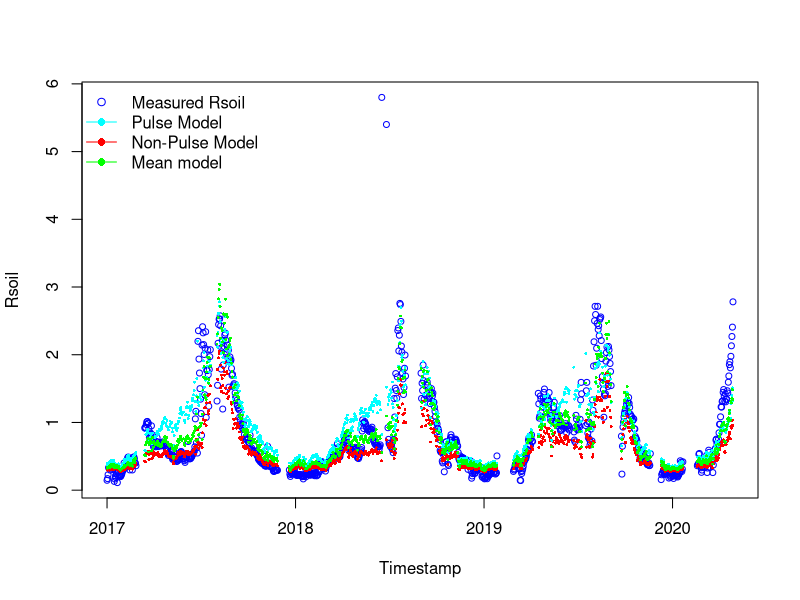
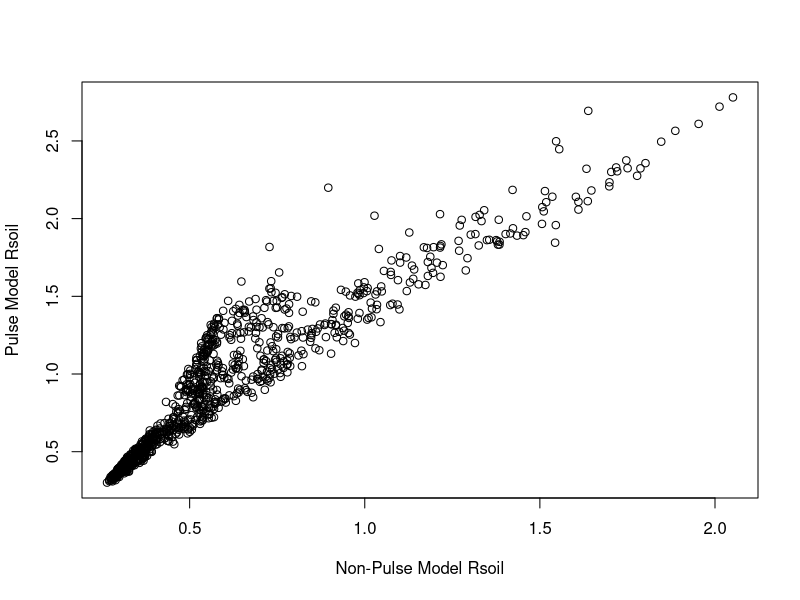

The R source for these figures, in order: (Note: this script raises an error after producing the figures.)
# 18-05-2024
# Anastasia Makhnykina

library(dplyr)
library(tidyr)
library(tidyverse)
library(lubridate)
library(ggplot2)
library(units)
library(stats)
library(grDevices)
library(readr)
library(minpack.lm)
library(ggpubr)

# Open new files 
summary_Cham <- read.csv("data/All summary chamber.csv")
Pulse_Cham <- read.csv("data/Pulse sum chamber.csv")
NonPulse_Cham <- read.csv("data/NonPulse sum chamber.csv")

# Make sure in the Date format
NonPulse_Cham$date <- as.Date(NonPulse_Cham$date)
Pulse_Cham$date <- as.Date(Pulse_Cham$date)
summary_Cham$date <- as.Date(summary_Cham$date)

# CHECK COLUMN NAMES AND DATA TYPES
str(NonPulse_Cham)
str(Pulse_Cham)
str(summary_Cham)

###### Pulse time model ###########################
###################################################

# Assign variables
Pulse_Cham <- na.omit(Pulse_Cham)

meanSWC_P =Pulse_Cham$meanSWC
meanST_P = Pulse_Cham$meanTsoil
meanGPP_P = Pulse_Cham$meanGPP
GPPmax_P = max(Pulse_Cham$meanGPP, na.rm=TRUE)

# Fit model
Param_model4_P <- nls(meanRsoil ~ Fref*((meanGPP_P/GPPmax_P +n)/1+n) *(1-c4*(0.1-meanSWC_P)^2)*exp(b4*meanST_P), 
                      data = Pulse_Cham,
                      start = list(Fref=0.75,  c4=56.54, b4=0.04, n=0.84),
                      control = nls.control(maxiter = 1000, minFactor = 0.01)
)
Summary_Model4_P = summary(Param_model4_P)

# Pulse parameters 
#Parameters:
        # Estimate Std. Error t value Pr(>|t|)    
# Fref  0.446910   0.060229   7.420 7.49e-13 ***
# c4    -1.058658   0.764587  -1.385    0.167    
# b4     0.044799   0.003433  13.049  < 2e-16 ***
#  n     0.298964   0.035638   8.389 9.29e-16 ***

FrefP = 0.446910 
SMoptP =0.125 
c4P = -1.058658   
b4P = 0.044799
nP= 0.298964

####### Non-Pulse model ###################
###########################################

# Assign variables
NonPulse_Cham <- na.omit(NonPulse_Cham)

meanSWC_NP <- NonPulse_Cham$meanSWC
meanST_NP <- NonPulse_Cham$meanTsoil
meanGPP_NP <- NonPulse_Cham$meanGPP
GPPmax_NP <- max(NonPulse_Cham$meanGPP)

# Fit model
Param_model4_NP <- nls(meanRsoil ~ Fref*((meanGPP_NP/GPPmax_NP +n)/1+n) *
                         (1-c4*(0.1-meanSWC_NP)^2)*exp(b4*meanST_NP), 
                       data = NonPulse_Cham,
                       start = list(Fref=0.75, c4=56.54, b4=0.04, n=0.84),
                       control = nls.control(maxiter = 1000, minFactor = 0.01)
)
Summary_Model4_NP = summary(Param_model4_NP)

#Parameters:
#        Estimate Std. Error t value Pr(>|t|)    
# Fref   0.743454   0.035530  20.924   <2e-16 ***
#  c4   -1.668911   0.845241  -1.974   0.0488 *  
#  b4    0.023544   0.001437  16.383   <2e-16 ***
#  n     0.160941   0.007160  22.479   <2e-16 ***


# NON_Pulse parameters
FrefNP = 0.743454
SMoptNP =0.125 
c4NP = -1.668911  
b4NP = 0.023544
nNP=  0.160941

############### All time model #################################
################################################################

complete.cases(summary_Cham)

# Setting up drivers for all time

summary_Cham <- na.omit (summary_Cham)

All_meanSWC = summary_Cham$meanSWC
All_meanST = summary_Cham$meanTsoil
All_meanGPP = summary_Cham$meanGPP
All_GPPmax = max(summary_Cham$meanGPP, na.rm = TRUE)

Param_model4_All <- nls(meanRsoil ~ Fref*((All_meanGPP/All_GPPmax +n)/1+n) *(1-c4*(0.1-All_meanSWC)^2)*exp(b4*All_meanST), 
                        data = summary_Cham,
                        start = list(Fref=0.75,  c4=56.54, b4=0.04, n=0.84),
                        control = nls.control(maxiter = 1000, minFactor = 0.01)
)
Summary_Model4_All = summary(Param_model4_All)

#Parameters:
#       Estimate Std. Error t value Pr(>|t|)    
# Fref  0.916427   0.062004  14.780   <2e-16 ***
# c4   -0.244660   0.542270  -0.451    0.652    
# b4    0.031851   0.001996  15.960   <2e-16 ***
# n     0.137391   0.007402  18.561   <2e-16 ***


# All-time parameters
FrefAll = 0.916427
SMoptAll =0.125 
c4All = -0.244660   
b4All = 0.031851
nAll= 0.137391



#run model for full time series based on non-pulse time parameters
ALL_model4_NP = FrefNP*((All_meanGPP/All_GPPmax +nNP)/1+nNP) *(1-c4NP*(SMoptNP-All_meanSWC)^2)*exp(b4NP*All_meanST)
#run model for full time series based on pulse time parameters
All_model4_P = FrefP*((All_meanGPP/All_GPPmax +nP)/1+nP) *(1-c4P*(SMoptP-All_meanSWC)^2)*exp(b4P*All_meanST)
#run all time model
All_model4 = FrefAll*((All_meanGPP/All_GPPmax +nAll)/1+nAll) *(1-c4All*(SMoptAll-All_meanSWC)^2)*exp(b4All*All_meanST)

# Plot the RECO time series
plot(summary_Cham$date, summary_Cham$meanRsoil, type = "p", col = "blue", xlab = "Timestamp", ylab = "Rsoil", cex = 0.8)

# Add the model output time series to the plot - CORRECT FIGURE
points(summary_Cham$date, ALL_model4_NP, col = "red", pch = 16, cex = 0.4)
points(summary_Cham$date, All_model4_P, col = "cyan", pch = 16, cex = 0.4, alpha=0.5)
points(summary_Cham$date, All_model4, col = "green", pch = 16, cex = 0.4, alpha=0.5)

# create the legend
legend(x = "topleft",
       legend = c("Measured Rsoil", "Pulse Model", "Non-Pulse Model", "Mean model"),
       pch = c(1, 16, 16,16),
       col = c("blue", "cyan", "red","green"),
       lty = c(NA, 1, 1,1),
       bty = "n")


plot(ALL_model4_NP,All_model4_P, xlab = "Non-Pulse Model Rsoil", ylab = "Pulse Model Rsoil")

# calculate RMSE
rmse_NP <- sqrt(mean((ALL_model4_NP - summary_Cham$meanRsoil)^2, na.rm = TRUE))
rmse_P <- sqrt(mean((All_model4_P - summary_Cham$meanRsoil)^2, na.rm = TRUE))
# calculate MAPE
mape_NP <- mean(abs(ALL_model4_NP - summary_Cham$meanRsoil) / summary_Cham$meanRsoil, na.rm = TRUE) * 100
mape_P <- mean(abs(All_model4_P - summary_Cham$meanRsoil) / summary_Cham$meanRsoil, na.rm = TRUE) * 100
# calculate R-squared
r_squared_NP <- cor(ALL_model4_NP, summary_Cham$meanRsoil, use = "complete.obs")^2
r_squared_P <- cor(All_model4_P, summary_Cham$meanRsoil, use = "complete.obs")^2


# Create df with all measured and modelled fluxes
Rsoil_df <- summary_Cham %>%
  select(date, meanRsoil, max_pulse_duration, )

Rsoil_df$PulseM <- All_model4_P
Rsoil_df$NonPulseM <- ALL_model4_NP
Rsoil_df$MeanM <- All_model4

Rsoil1 <- Rsoil_df %>%
  select (date, meanRsoil, max_pulse_duration, PulseM, NonPulseM, MeanM) %>%
  mutate(case_when(max_pulse_duration == 0 ~ NonPulseM,
                   max_pulse_duration == 8 ~ PulseM,
                   max_pulse_duration == 14 ~ PulseM,
                   max_pulse_duration == 20 ~ PulseM))

Rsoil1$threshold15 <- Rsoil15$Rsoil_Combined

plot(Rsoil1$date, Rsoil1$meanRsoil, type = "p", col = "blue", xlab = "Year", 
     ylab =  "Rsoil, µmol m-2 s-1", cex = 0.8,
     ylim = c(0,4))

points(Rsoil1$date, Rsoil1$`case_when(...)`, col="green", pch = 16, cex = 0.4, alpha=0.5)
points(Rsoil1$date, Rsoil1$MeanM, col="red", pch = 16, cex = 0.4, alpha=0.5)
  points(Rsoil1$date, Rsoil1$threshold15, col="cyan", pch = 16, cex = 0.4, alpha=0.5)


# create the legend
legend(x = "topleft",
       legend = c("Measured Rsoil", "P-NP model", "Mean model", "15% model"),
       pch = c(1, 16),
       col = c("blue", "green", "red", "cyan"),
       lty = c(NA, 1),
       bty = "n")

Rsoil_df$Rsoil_Combined <- Rsoil1$`case_when(...)`

Rsoil_df %>%
  na.omit() %>%
  ggplot(aes(x=date))+
  geom_point(aes(y = meanRsoil),shape=20, color = "blue", size = 2)+
  geom_point(aes(y=Rsoil_Combined),shape=1, size = 1, color = "green")+
  theme_classic()+
  theme(text = element_text(size = 15))+
  ylab(~paste("Rsoil, ", mu, "mol m"^-2,"s"^-1))+
  xlab("Timestamp")+
  ylim(0,4)


Rsoil_df %>%
  ggplot(aes(x=meanRsoil, y = Rsoil_Combined))+
  geom_point(shape=1)+
  theme_classic()+
  theme(text = element_text(size = 15))+
  stat_regline_equation(aes(label = paste(..eq.label..,..rr.label.., sep = "~~~~")))+
  stat_smooth(method = "lm",formula = y ~ x ,size = 1)+
  ylab(~paste("Modelled Rsoil, ", mu, "mol m"^-2,"s"^-1))+
  xlab(~paste("Measured Rsoil, ", mu, "mol m"^-2,"s"^-1))+
  #ggtitle('Non-pulse time')+
  ylim(0,4)+
  xlim(0,4)

# statistics for Combined model
rmse_CombMod <- sqrt(sum((Rsoil_df$Rsoil_Combined - Rsoil_df$meanRsoil)^2, na.rm=TRUE)/nrow(Rsoil_df))

# calculate MAPE -  Mean absolute percent error
mape_CombMod <- mean(abs((Rsoil_df$Rsoil_Combined - Rsoil_df$meanRsoil) / Rsoil_df$meanRsoil), na.rm=TRUE) * 100

# calculate R-squared
r_squared_CombMod <- cor(Rsoil_df$Rsoil_Combined, Rsoil_df$meanRsoil, use = "complete.obs")^2

### statistics for Mean model
rmse_MeanMod <- sqrt(sum((Rsoil_df$MeanM - Rsoil_df$meanRsoil)^2, na.rm=TRUE)/nrow(Rsoil_df))

# calculate MAPE -  Mean absolute percent error
mape_MeanMod <- mean(abs((Rsoil_df$MeanM - Rsoil_df$meanRsoil) / Rsoil_df$meanRsoil), na.rm=TRUE) * 100

# calculate R-squared
r_squared_MeanMod <- cor(Rsoil_df$MeanM, Rsoil_df$meanRsoil, use = "complete.obs")^2



###### Calculate cumulative flux for - Mean model, Including Pulse and non-pulse together and measured fluxes ######
####################################################################################################################

### Create df with just fluxes #####

Rsoildf_new <- Rsoil_df %>%
  na.omit() %>%
  select (date, meanRsoil, MeanM, Rsoil_Combined)

Rsoildf_new$culMeasured <- ave(Rsoildf_new$meanRsoil, FUN = cumsum)  
Rsoildf_new$culMeanMod <- ave(Rsoildf_new$MeanM, FUN = cumsum)  
Rsoildf_new$culCombined <- ave(Rsoildf_new$Rsoil_Combined, FUN = cumsum)  

Rsoildf_new$cumRsoil15 <- Rsoildf_new15$culModelled

plot(Rsoildf_new$date,Rsoildf_new$culMeasured,  type = "l", col = "blue", xlab = "Year", 
     ylab =  "Cumulative Rsoil", cex = 0.8)
lines(Rsoildf_new$date, Rsoildf_new$culMeanMod, type = "l", col = "red")
lines(Rsoildf_new$date, Rsoildf_new$culCombined, type = "l", col = "green")
lines(Rsoildf_new$date, Rsoildf_new$cumRsoil15, type = "l", col = "cyan")

legend(x = "topleft",
       legend = c("Measured Rsoil", "Mean model", "P-NP model", "15% model" ),
       pch = c(1, 16, 16, 16),
       col = c("blue", "red", "green", "cyan"),
       lty = c(NA, 1,1),
       bty = "n")



sum(Rsoildf_new$meanRsoil)
sum(Rsoildf_new$MeanM)
sum(Rsoildf_new$Rsoil_Combined)

######### Difference Rsoil Measured - Modelled 
Rsoildf_new$diffMean <- Rsoildf_new$culMeasured - Rsoildf_new$culMeanMod
Rsoildf_new$diffComb <- Rsoildf_new$culMeasured - Rsoildf_new$culCombined

Rsoildf_new$diff15M <- Rsoildf_new15$diffComb



plot(Rsoildf_new$date,Rsoildf_new$diffComb,  type = "l", col = "blue", xlab = "Year", 
     ylab =  "Difference from measured Rsoil", #cex = 0.8,
     ylim = c(-60,80)
     )
lines(Rsoildf_new$date, Rsoildf_new$diffMean, type = "l", col = "red")
lines(Rsoildf_new$date, Rsoildf_new$diff15M, type = "l", col = "cyan")


legend(x = "topleft",
       legend = c("P-NP model difference", "Mean model difference", "15% model difference"),
       pch = c(1, 16, 16, 16),
       col = c("blue", "red", "cyan"),
       lty = c(NA, 1, 1, 1),
       bty = "n")


Rsoildf_new %>%
  ggplot(aes(x=date))+ 
  geom_line(aes(y = diffMean, col = 'diffMean'))+
  geom_line(aes(y = diffComb, col = 'diffComb'))+
  theme_classic()+
  theme(text = element_text(size = 15))+
  #stat_regline_equation(aes(label = paste(..eq.label..,..rr.label.., sep = "~~~~")))+
  #stat_smooth(method = "lm",formula = y ~ x ,size = 1)+
  ylab(~paste("Modelled Rsoil, ", mu, "mol m"^-2,"s"^-1))+
  xlab('Year')
  #ggtitle('Non-pulse time')+
  #ylim(0,4)+
  #xlim(0,4)


Rsoildf_new$diffMeanV <- Rsoildf_new$meanRsoil - Rsoildf_new$MeanM
Rsoildf_new$diffCombV <- Rsoildf_new$meanRsoil - Rsoildf_new$Rsoil_Combined

Rsoildf_new$diff15Meas <- Rsoildf_new15$diffCombV

plot(Rsoildf_new$date,Rsoildf_new$diffCombV,  type = "l", col = "blue", xlab = "Year", 
     ylab =  "Difference from measured Rsoil", #cex = 0.8,
     ylim = c(-3,6)
)
lines(Rsoildf_new$date, Rsoildf_new$diffMeanV, type = "l", col = "red")
lines(Rsoildf_new$date, Rsoildf_new$diff15Meas, type = "l", col = "cyan")

legend(x = "topleft",
       legend = c( "P-NP model difference", "Mean model difference", "15% model difference"),
       pch = c(1, 16, 16, 16),
       col = c("blue", "red", "cyan"),
       lty = c(NA, 1, 1, 1),
       bty = "n")


##### Find model parameters for each year ######################
################################################################

# NP-model
NonPulse_Cham$year <- substr(NonPulse_Cham$date, 1,4)
NonPulse_Cham$year <- as.numeric(as.character(NonPulse_Cham$year))

yearID1 <- unique(NonPulse_Cham$year)

start1 <- list(FrefNP=0.75, c4=56.54, b4=0.04, n=0.84)

# create empty data.frame to store IDs and parameters
params.pre1 <- data.frame(matrix(nrow = length(yearID1), ncol = 1+length(start1)))
names(params.pre1) <- c("yearID1", names(start1))

for(i in seq_along(yearID1)) {
  # create data frame for sub "i"
  
  individual_DFs1 <- NonPulse_Cham %>% filter (year %in% yearID1[i])
  
  # fit model for each sub "i"
  Param_model4_NP1 <- nlsLM(meanRsoil ~ FrefNP*((meanGPP_NP/GPPmax_NP +n)/1+n)*
                              (1-c4*(0.1-meanSWC_NP)^2)*exp(b4*meanST_NP), 
                            data = individual_DFs1,
                            start = start1, trace = TRUE
  )
  
  # store IDs
  params.pre1[i,1] <- yearID1[i]
  
  # store fit parameters
  params.pre1[i,2:ncol(params.pre1)] <- Param_model4_NP1$m$getPars()
  
 
  
}

params.pre1


# Pulse model
Pulse_Cham$year <- substr(Pulse_Cham$date, 1,4)
Pulse_Cham$year <- as.numeric(as.character(Pulse_Cham$year))

yearID <- unique(Pulse_Cham$year)

start <- list(FrefP=0.75, c4=56.54, b4=0.04, n=0.84)

# create empty data.frame to store IDs and parameters
params.pre <- data.frame(matrix(nrow = length(yearID), ncol = 1+length(start)))
names(params.pre) <- c("yearID", names(start))


for(i in seq_along(yearID)) {
  # create data frame for sub "i"
  
  individual_DFs <- Pulse_Cham %>% filter (year %in% yearID[i])
  
  # fit model for each sub "i"
  Param_model4_P1 <- nlsLM(meanRsoil ~ FrefP*((meanGPP_P/GPPmax_P +n)/1+n) *(1-c4*(0.1-meanSWC_P)^2)*exp(b4*meanST_P), 
                           data = individual_DFs,
                           start = start, trace = TRUE,
                           #control = nls.control(maxiter = 1000, minFactor = 0.01)
  )
  
  # store IDs
  params.pre[i,1] <- yearID[i]
  
  # store fit parameters
  params.pre[i,2:ncol(params.pre)] <- Param_model4_P1$m$getPars()
  
  #params.pre[i,3:ncol(params.pre)] <- Param_model4_P1$m$getPars()
  
  
  
}

params.pre


# Mean Model 
summary_Cham$year <- substr(summary_Cham$date, 1,4)
summary_Cham$year <- as.numeric(as.character(summary_Cham$year))

yearID2 <- unique(summary_Cham$year)

start2 <- list(FrefL=0.75,  c4L=56.54, b4L=0.04, nL=0.84)

# create empty data.frame to store IDs and parameters
params.pre2 <- data.frame(matrix(nrow = length(yearID2), ncol = 1+length(start2)))
names(params.pre2) <- c("yearID", names(start2))


for(i in seq_along(yearID2)) {
  # create data frame for sub "i"
  
  individual_DFs2 <- summary_Cham %>% filter (year %in% yearID2[i])
  
  # fit model for each sub "i"
  Param_model4_All1 <- nlsLM(meanRsoil ~ FrefL*((All_meanGPP/All_GPPmax +nL)/1+nL) *(1-c4L*(0.1-All_meanSWC)^2)*exp(b4L*All_meanST), 
                             data = individual_DFs2,
                             start = start2, trace = TRUE,
                             #control = nls.control(maxiter = 1000, minFactor = 0.01)
  )
  
  # store IDs
  params.pre2[i,1] <- yearID2[i]
  
  # store fit parameters
  params.pre2[i,2:ncol(params.pre2)] <- Param_model4_All1$m$getPars()
  
  #params.pre[i,3:ncol(params.pre)] <- Param_model4_P1$m$getPars()
  
  
  
}

params.pre2


######### AIC calculation ################

#1 NM model

AIC_1 <- AIC(Param_model4_NP)

# Print the result
cat("Automated AIC:", AIC_1, "\n")

#2 P model

AIC_2 <- AIC(Param_model4_P)

# Print the result
cat("Automated AIC:", AIC_2, "\n")


#3 All model
AIC_3 <- AIC(Param_model4_All)

# Print the result
cat("Automated AIC:", AIC_3, "\n")
